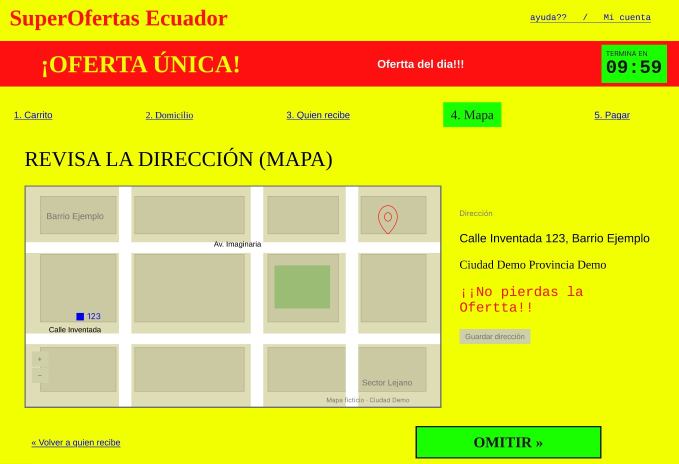
#> input picture prototipo-original.jpeg, 1358 x 927 px, found by its file name (shown at 1/2 size)
$ python build_assets.py
#> lines starting #> are read from the running program, lines starting #| are printed output that depends on the picture
from pathlib import Path
from PIL import Image, ImageDraw, ImageFont

ROOT = Path(r"C:\Users\Sebas2hVR\Desktop\T2.1 Emoción y experiencia de usuario")
BASE = ROOT / "Tarea_Experiencia_Emocional_UX"
for p in [BASE/"evidencias"/"original", BASE/"evidencias"/"pruebas_usuarios", BASE/"curva_emocional", BASE/"matriz", BASE/"rediseño", BASE/"informe"]:
    p.mkdir(parents=True, exist_ok=True)

orig = Image.open(ROOT/"prototipo-original.jpeg").convert("RGB")
#> orig is the input picture: PIL image 1358x927 RGB; mean R, G, B 225.2, 217.4, 56.9
orig.save(BASE/"evidencias"/"original"/"B-4-mapa-original.jpeg", quality=94)
red = Image.open(ROOT/"rediseño-figma.png").convert("RGB")
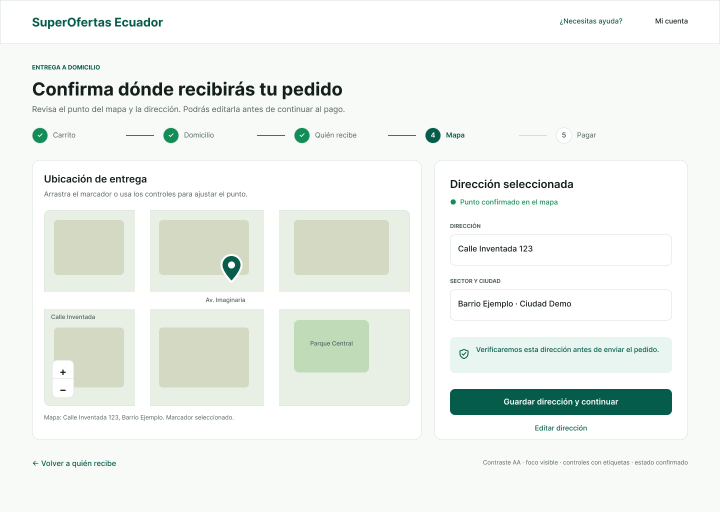
#> input picture rediseño-figma.png, 1440 x 1024 px, found by its file name (shown at 1/2 size)
red.save(BASE/"rediseño"/"rediseño-figma.png")

font_paths = [r"C:\Windows\Fonts\arialbd.ttf", r"C:\Windows\Fonts\arial.ttf"]
bold = ImageFont.truetype(font_paths[0], 28)
small = ImageFont.truetype(font_paths[0], 20)

# Evidencia numerada sobre la interfaz original.
ann = orig.copy()
d = ImageDraw.Draw(ann)
points = [(360,46),(680,229),(177,631),(774,430),(1012,674)]
labels = ["1","2","3","4","5"]
for (x,y), lab in zip(points, labels):
    d.ellipse((x-22,y-22,x+22,y+22), fill="#075C4A", outline="white", width=4)
    box=d.textbbox((0,0),lab,font=bold)
    d.text((x-(box[2]-box[0])/2,y-(box[3]-box[1])/2-2),lab,font=bold,fill="white")
ann.save(BASE/"evidencias"/"original"/"captura-01-momentos-anotados.png")
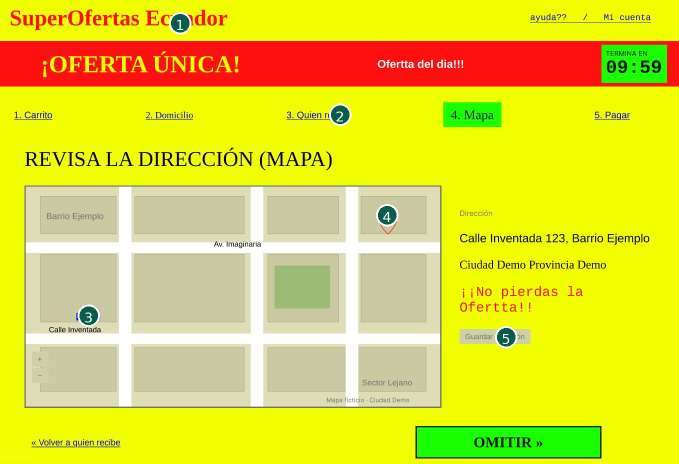
#> saved as captura-01-momentos-anotados.png: PIL image 1358x927 RGB (shown at 1/2 size); mean R, G, B 224.6, 217.1, 57.2

# Comparación antes/después.
W,H=1500,780
canvas=Image.new("RGB",(W,H),"#F5F7F6")
d=ImageDraw.Draw(canvas)
d.text((40,24),"Comparación visual antes y después",font=bold,fill="#111E1B")
def fit(im, box):
#> called with box = (50, 150, 660, 540)
    x,y,w,h=box; cp=im.copy(); cp.thumbnail((w,h)); px=x+(w-cp.width)//2; py=y+(h-cp.height)//2; canvas.paste(cp,(px,py)); return px,py,cp.width,cp.height
#> after `px = x + (w - cp.width) // 2`: px = 50
#> after `py = y + (h - cp.height) // 2`: py = 194
#> after `canvas.paste(cp, (px, py))`:
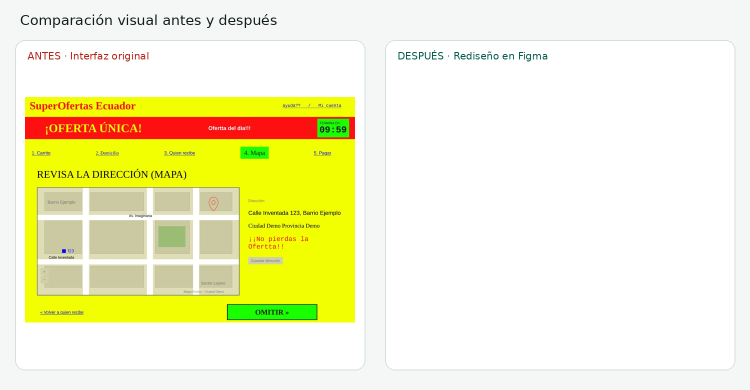
#> canvas: PIL image 1500x780 RGB (shown at 1/2 size); mean R, G, B 244.1, 242.6, 201.5
d.rounded_rectangle((30,80,730,740),radius=20,fill="white",outline="#D5DFDB",width=2)
d.rounded_rectangle((770,80,1470,740),radius=20,fill="white",outline="#D5DFDB",width=2)
d.text((55,100),"ANTES · Interfaz original",font=small,fill="#B42318")
d.text((795,100),"DESPUÉS · Rediseño en Figma",font=small,fill="#075C4A")
fit(orig,(50,150,660,540)); fit(red,(790,150,660,540))
#> call 2 of fit, with box = (790, 150, 660, 540)
#> in fit (call 2), `cp.thumbnail((w, h))`:
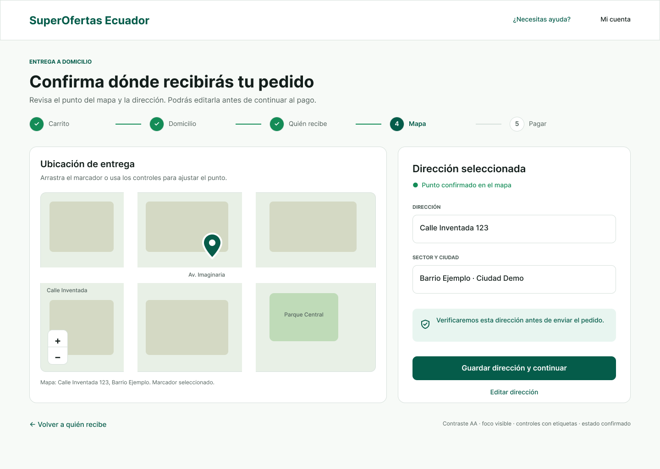
#> cp: PIL image 660x469 RGB; mean R, G, B 237.5, 242.5, 238.1
#> in fit (call 2), `canvas.paste(cp, (px, py))`:
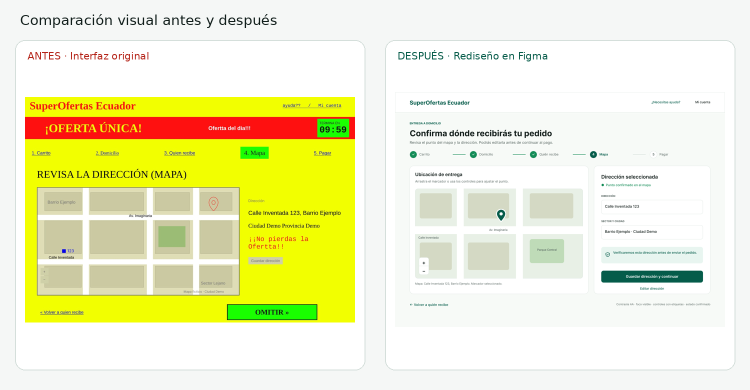
#> canvas: PIL image 1500x780 RGB (shown at 1/2 size); mean R, G, B 239.4, 239.2, 197
canvas.save(BASE/"rediseño"/"antes_despues.png")

def curve(path, values=None, title="Curva emocional antes y después - plantilla"):
    im=Image.new("RGB",(1500,720),"white"); q=ImageDraw.Draw(im)
#> after `im = Image.new('RGB', (1500, 720), 'white')`: im: PIL image 1500x720 RGB; every value is 255
    q.text((60,32),title,font=bold,fill="#111E1B")
    left,top,right,bottom=120,110,1430,590
    moments=["Ingreso","Explorar","Buscar","Seleccionar","Finalizar"]
    xs=[left+i*(right-left)//4 for i in range(5)]
    for val in range(-3,4):
        y=bottom-(val+3)*(bottom-top)//6
        q.line((left,y,right,y),fill="#D5DFDB",width=2)
        q.text((72,y-12),f"{val:+d}",font=small,fill="#52605C")
    for x,label in zip(xs,moments):
        q.text((x-45,bottom+28),label,font=small,fill="#52605C")
    if values is not None:
        pts=[]
        for x,val in zip(xs,values):
            y=bottom-(val+3)*(bottom-top)//6; pts.append((x,y))
        q.line(pts,fill="#075C4A",width=6)
        for x,y in pts: q.ellipse((x-10,y-10,x+10,y+10),fill="#075C4A",outline="white",width=3)
#> this loop made 5 passes
#> (x, y) on passes 1 to 5: (120, 350), (447, 430), (775, 510), (1102, 590), (1430, 430)
        q.text((270,650),"NO corresponde a usuarios evaluados; sustituir con datos reales de 3 participantes.",font=small,fill="#B42318")
    im.save(path)
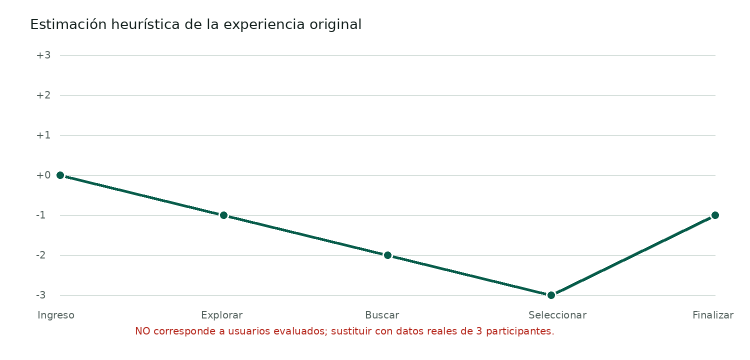
#> saved as curva_emocional.png: PIL image 1500x720 RGB (shown at 1/2 size); mean R, G, B 251.1, 251.5, 251.2

curve(BASE/"curva_emocional"/"curva_emocional.png",[0,-1,-2,-3,-1],"Estimación heurística de la experiencia original")
curve(BASE/"evidencias"/"pruebas_usuarios"/"plantilla_curva_vacia.png")
#> in curve (call 2), `im.save(path)`:
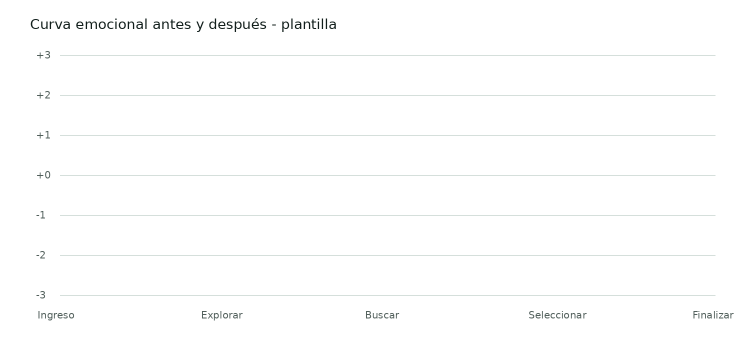
#> saved as plantilla_curva_vacia.png: PIL image 1500x720 RGB (shown at 1/2 size); mean R, G, B 253.2, 253.4, 253.3

print(BASE)
